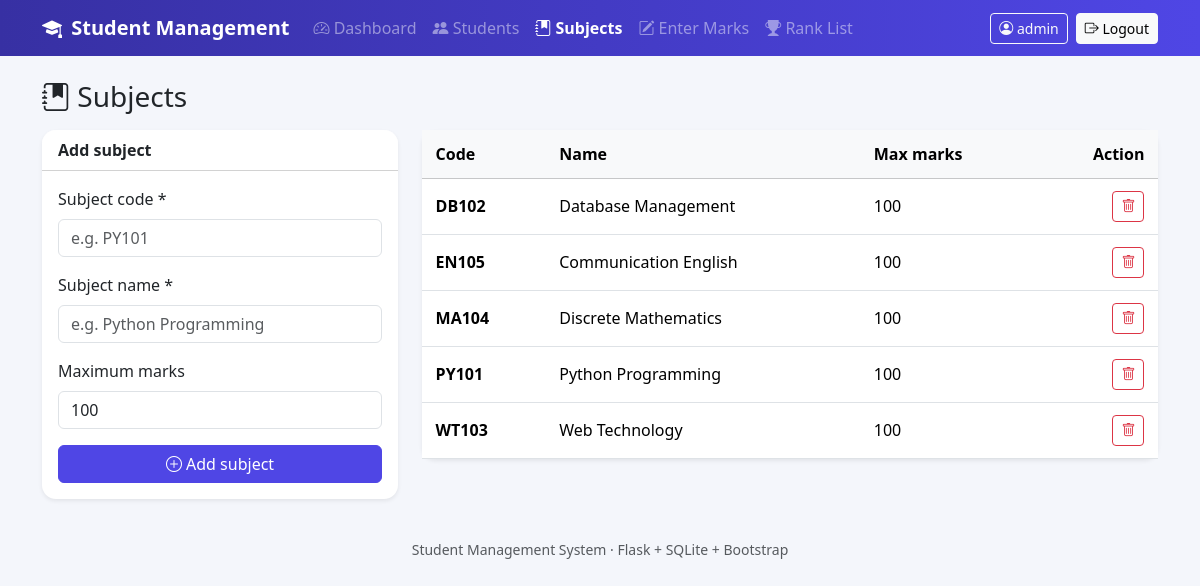
/subjects (signed in), run on the app's committed database.
### tables this page shows
CREATE TABLE subjects (
    id        INTEGER PRIMARY KEY AUTOINCREMENT,
    code      TEXT    NOT NULL UNIQUE,
    name      TEXT    NOT NULL,
    max_marks INTEGER NOT NULL DEFAULT 100 CHECK (max_marks > 0)
);

### app.py (the view, shortened to what this page needs)
@app.route("/subjects", methods=["GET", "POST"])
@login_required
def subjects():
    db = get_db()
    rows = db.execute("SELECT * FROM subjects ORDER BY code").fetchall()
    return render_template("subjects.html", subjects=rows)

### app.py (called while the page is built)
def get_db():
    if "db" not in g:
        g.db = sqlite3.connect(DATABASE)
        g.db.row_factory = sqlite3.Row
        g.db.execute("PRAGMA foreign_keys = ON")
    return g.db

def login_required(view):
    @wraps(view)
    def wrapped(*args, **kwargs):
        if "user_id" not in session:
            return redirect(url_for("login"))
        return view(*args, **kwargs)
    return wrapped

def csrf_token():
    if "_csrf" not in session:
        session["_csrf"] = secrets.token_hex(16)
    return session["_csrf"]

@app.before_request
def csrf_protect():
    if request.method == "POST":
        token = session.get("_csrf")
        if not token or not secrets.compare_digest(
                token, request.form.get("_csrf", "")):
            abort(400, "Your session expired. Please go back and try again.")

### templates/subjects.html (shortened to what this page needs)
{% extends "base.html" %}
{% block content %}
<h3 class="mb-3"><i class="bi bi-journal-bookmark-fill"></i> Subjects</h3>
<div class="row g-4">
  <div class="col-lg-4">
    <div class="card shadow-sm">
      <div class="card-header bg-white fw-semibold">Add subject</div>
      <div class="card-body">
        <form method="post">
          <div class="mb-3">
            <label class="form-label">Subject code *</label>
            <input type="text" name="code" class="form-control" placeholder="e.g. PY101" required>
          </div>
          <div class="mb-3">
            <label class="form-label">Subject name *</label>
            <input type="text" name="name" class="form-control" placeholder="e.g. Python Programming" required>
          </div>
          <div class="mb-3">
            <label class="form-label">Maximum marks</label>
            <input type="number" name="max_marks" class="form-control" value="100" min="1" max="1000">
          </div>
          <button class="btn btn-primary w-100" type="submit"><i class="bi bi-plus-circle"></i> Add subject</button>
        </form>
      </div>
    </div>
  </div>
  <div class="col-lg-8">
    <div class="card shadow-sm">
      <div class="table-responsive">
        <table class="table table-hover align-middle mb-0">
          <thead class="table-light"><tr><th>Code</th><th>Name</th><th>Max marks</th><th class="text-end">Action</th></tr></thead>
          <tbody>
          {% for s in subjects %}
            <tr>
              <td class="fw-semibold">{{ s.code }}</td>
              <td>{{ s.name }}</td>
              <td>{{ s.max_marks }}</td>
              <td class="text-end">
                <form method="post" action="{{ url_for('delete_subject', subject_id=s.id) }}" class="d-inline"
                      onsubmit="return confirm('Delete this subject? All marks for it will also be deleted.');">
                  <button class="btn btn-sm btn-outline-danger" type="submit"><i class="bi bi-trash"></i></button>
                </form>
              </td>
            </tr>
          {% else %}
            <tr><td colspan="4" class="text-center text-muted py-5">No subjects yet. Add your first one.</td></tr>
          {% endfor %}
          </tbody>
        </table>
      </div>
    </div>
  </div>
</div>
{% endblock %}

### static/style.css (style rules this page uses)
:root { --brand: #4f46e5; --brand-dark: #3730a3; }
body { background: #f4f6fb; }
.btn-primary { background: var(--brand); border-color: var(--brand); }
.card { border: 0; border-radius: 14px; }
.card-header { border-radius: 14px 14px 0 0 !important; }
.table > :not(caption) > * > * { padding: .75rem .85rem; }

### data on the page
subjects: code "DB102", name "Database Management", max_marks "100"
subjects: code "EN105", name "Communication English", max_marks "100"
subjects: code "MA104", name "Discrete Mathematics", max_marks "100"
subjects: code "PY101", name "Python Programming", max_marks "100"
subjects: code "WT103", name "Web Technology", max_marks "100"

### other printed values
{{ session.get('username') }} "admin"
